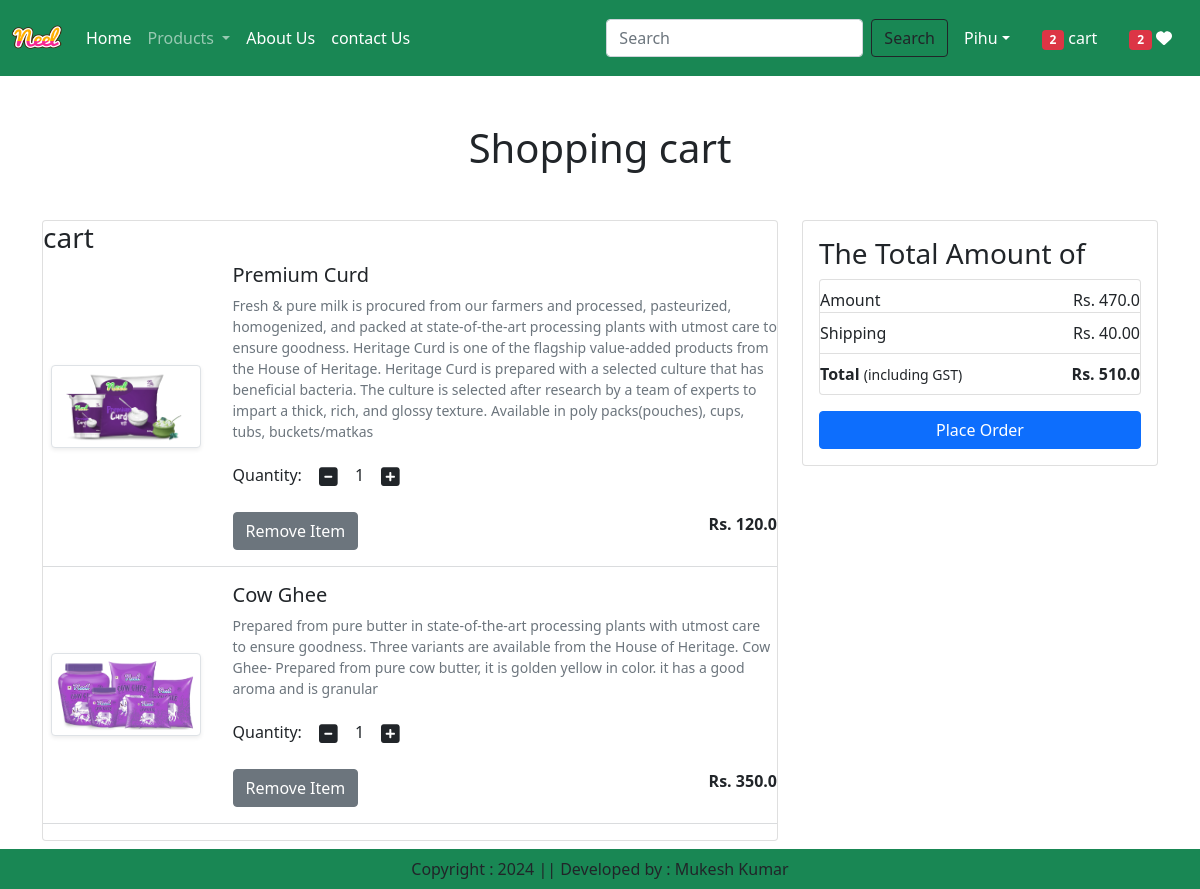
Page /cart/ (signed in) on the committed database.
### app/models.py (models this page shows, shortened)
class Cart(models.Model):
    user = models.ForeignKey(User, on_delete=models.CASCADE)
    product = models.ForeignKey(Product,on_delete=models.CASCADE)
    quantity = models.PositiveIntegerField(default=1)

class Product(models.Model):
    title = models.CharField(max_length=100)
    selling_price = models.FloatField()
    discounted_price = models.FloatField()
    description = models.TextField()
    composition = models.TextField(default='')
    prodapp = models.TextField(default='')
    category = models.CharField(choices=CATEGORY_CHOICES, max_length=2)
    product_image = models.ImageField(upload_to='product')

### app/views.py (the view)
# urls.py: path('cart/',views.show_cart, name='showcart'),
@login_required
def show_cart(request):
    user = request.user
    cart = Cart.objects.filter(user=user)
    amount = 0
    for p in cart:
        value = p.quantity*p.product.discounted_price
        amount+=value
    totalamount = amount+40
    totalitem = 0
    wishitem = 0
    if request.user.is_authenticated:
        totalitem = len(Cart.objects.filter(user=request.user))
        wishitem = len(Wishlist.objects.filter(user=request.user))
    return render(request,'app/addtocart.html', locals())

### app/templates/app/addtocart.html (shortened to what this page needs)
<!DOCTYPE html>
{% extends 'app/base.html' %}
{% load static %}
{% block main-content%}
<div class="container my-5" >
    <div class="row">
        {% if cart %}
        <h1 class="text-center mb-5">Shopping cart</h1>
        <div class="col-sm-8">
            <div class="card">
                <div card-body>
                    <h3>cart</h3>
                    {% for item in cart %}
                    <div class="row">
                        <div class="col-sm-3 text-center align-self-center"><img src="{{item.product.product_image.url}}" alt="" srcset="" class="img-fluid img-thumbnail shadow-sm" height="150" width="150"></div>
                        <div class="col-sm-9">
                            <div>
                                <h5>{{item.product.title}}</h5>
                                <p class="mb-2 text-muted small">{{item.product.description}}</p>
                                <div class="my-3">
                                    <label for="quantity">Quantity:</label>
                                    <a class="minus-cart btn" pid={{item.product.id}}><i class="fas fa-minus-square fa-lg"></i></a>
                                    <span id="quantity">{{item.quantity}}</span>
                                    <a class="plus-cart btn" pid={{item.product.id}}><i class="fas fa-plus-square fa-lg"></i></a>
                                </div>
                                <div class="d-flex justify-content-between">
                                    <a href="#" class="remove-cart btn btn-secondary mr-3" pid="{{item.product.id}}"> Remove Item</a>
                                    <p class="mb-0"><span><strong>Rs. {{item.product.discounted_price}}</strong></span></p>
                                </div>
                            </div>
                        </div>
                    </div>
                    <hr class="text-muted">
                    {% endfor %}
                </div>
            </div>
        </div>
        <div class="col-sm-4">
            <div class="card">
                <div class="card-body">
                    <h3>The Total Amount of</h3>
                    <ul class="list-group">
                        <li class="list-group-item d-flex justify-content-between align-items-center boarder-0 px-0 pb-0">Amount<span id="amount">Rs. {{amount}}</span></li>
                        <li class="list-group-item d-flex justify-content-between align-items-center px-0">Shipping<span>Rs. 40.00</span></li>
                        <li class="list-group-item d-flex justify-content-between align-items-center boarder-0 px-0 mb-3">
                            <div>
                                <strong>Total</strong> <small>(including GST)</small>
                            </div>
                            <span id="totalamount"><strong>Rs. {{totalamount}}</strong></span>
                        </li>
                    </ul>
                    <div class="d-grid"><a href="{% url 'checkout' %}" class="btn btn-primary">Place Order</a></div>
                </div>
            </div>
        </div>
        {% else %}
        <h1 class="text-center mb-5">Cart is Empty</h1>
        {% endif %}
    </div>
</div>
{% endblock main-content%}

### app/templates/app/base.html (shortened to what this page needs)
<!DOCTYPE html>
{% load static %}
<html lang="en">
<head>
    <link href="https://cdn.jsdelivr.net/npm/bootstrap@5.0.2/dist/css/bootstrap.min.css" rel="stylesheet">
    <link rel="stylesheet" href="{% static 'app/css/owl.carousel.min.css' %}"/>
    <link rel="stylesheet" href="{% static 'app/css/all.min.css' %}"/>
    <link rel="stylesheet" href="{% static 'app/css/style.css' %}"/>
</head>
<body>
    <nav class="navbar navbar-expand-lg navbar-dark bg-success">
      <div class="container-fluid">
        <a class="navbar-brand" href="#">
            <img src="{% static 'app/images/neel.png'%}" width="50" height="50" />
        </a>
        <div class="collapse navbar-collapse" id="navbarSupportedContent">
          <ul class="navbar-nav me-auto mb-2 mb-lg-0">
              {% if request.user.is_authenticated %}
            <li class="nav-item">
              <a class="nav-link active" aria-current="page" href="/">Home</a>
            </li>
              <li class="nav-item dropdown">
              <a class="nav-link dropdown-toggle" href="#" id="navbarDropdown" role="button" data-bs-toggle="dropdown" aria-expanded="false">
                Products
              </a>
            </li>
            <li class="nav-item">
              <a class="nav-link text-white" href="{% url 'about' %}">About Us </a>
            </li>
            <li class="nav-item">
              <a class="nav-link text-white" href="{% url 'contact' %}">contact Us </a>
            </li>
          </ul>
          <form class="d-flex" role="search" action="/search">
            <input class="form-control me-2" type="search" placeholder="Search" name="search" aria-label="Search">
            <button class="btn btn-outline-dark" type="submit">Search</button>
          </form>
        </div>
        <ul class="navbar-nav me-auto mb-2 mb-lg-0">
            <li class="nav-item dropdown mx-2">
                <a class="nav-link dropdown-toggle text-white" href="#" id="profileDropdown" role="button" data-bs-toggle="dropdown" aria-expanded="false">{{request.user.username|capfirst}}</a>
            </li>
            <li class="nav-item mx-2">
                <a href="{% url 'showcart' %}" class="nav-link text-white">
                    {% if totalitem > 0 %}
                        <span class="badge bg-danger">{{ totalitem }}</span>
                    {% endif %}
                    cart
                </a>
            </li>
            <li class="nav-item mx-2">
                <a href="{% url 'showwishlist' %}" class="nav-link text-white"><span class="badge bg-danger">{% if wishitem > 0 %} {{wishitem}} {% endif %} </span> <i class="fa fa-heart"></i></a>
            </li>
            {% endif %}
        </ul>
      </div>
    </nav>
    {% block main-content %}{% endblock main-content %}
    <footer class="container-fluid fixed-bottom bg-success text-center p-2 mt-5">
        Copyright : 2024 || Developed by : Mukesh Kumar
    </footer>
</body>
</html>

### rows in the picture
Cart: product.product_image (picture), product "Premium Curd", product.description "Fresh & pure milk is procured from our farmers and processed, pasteurized, homogenized, and packed at state-of-the-art processing plants with utmost care to ensure goodness. Heritage Curd is one of the flagship value-added products from the House of Heritage. Heritage Curd is prepared with a selected culture that has beneficial bacteria. The culture is selected after research by a team of experts to impart a thick, rich, and glossy texture. Available in poly packs(pouches), cups, tubs, buckets/matkas", quantity "1", product.discounted_price "120.0"
Cart: product.product_image (picture), product "Cow Ghee", product.description "Prepared from pure butter in state-of-the-art processing plants with utmost care to ensure goodness. Three variants are available from the House of Heritage. Cow Ghee- Prepared from pure cow butter, it is golden yellow in color. it has a good aroma and is granular", quantity "1", product.discounted_price "350.0"

### other values in the picture
{{ request.user.username|capfirst }} "Pihu"
{{ totalitem }} "2"
{{ wishitem }} "2"
{{ amount }} "470.0"
{{ totalamount }} "510.0"
